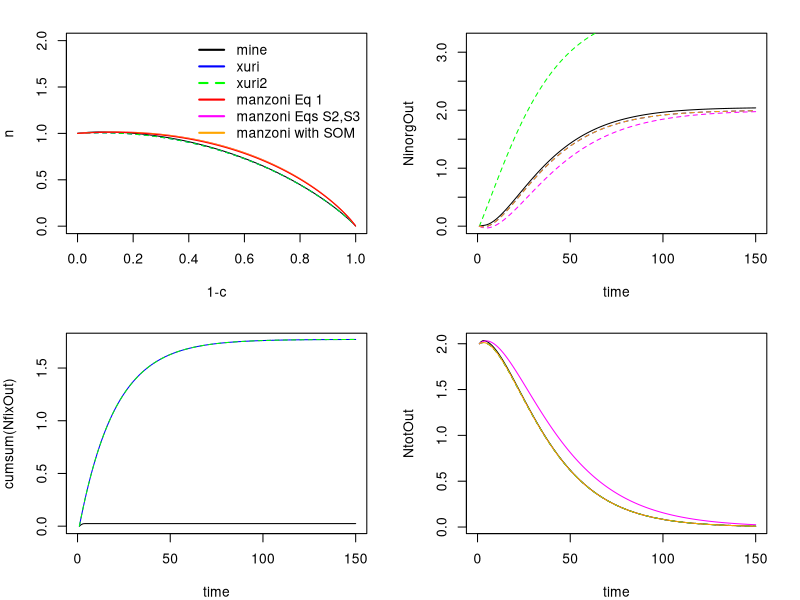

Recreate this plot in R.
## This program simulates the litter C and N mineralization with transformation
## into SOM, N mineralization and immobilization.

do.mine <- TRUE
do.xuri <- TRUE
do.xuri2 <- TRUE
do.manz <- TRUE
do.manzexpl <- TRUE
do.plot <- TRUE
do.mine2 <- TRUE

## Model parameters
rL <- 1/50           # litter N:C ratio
# rS <- 1/9.77         # soil N:C ratio
rS <- 1/10         # soil N:C ratio
rB <- 0.1            # microbial N:C ratio
rCR <- 0.45*rL^0.76  # critical N:C ratio, fit in Fig. 3 of Manzoni et al., 2008
eff <- rCR/rB        # carbon use efficiency of microbial growth, Eq.10 in XP14, and in Manzoni 08
tauLit <- 20         # litter turnover time
tauSom <- 20         # SOM turnover time
nsteps <- 150       # temporal integration steps

print("-------------------------")
print(paste("litter N:C      :",rL))
print(paste("critical N:C    :",rCR))
print(paste("litter C:N      :",1/rL))
print(paste("critical C:N    :",1/rCR))
print(paste("C use efficiency:",eff))
print("-------------------------")

## Initial litter C pool size
CLitInit <- 100
NinorgInit <- 0

## ### litter bag-type setup: Add 
## inCLit <- array(0,c(nsteps))
## inCLit[1] <- CLitInit
 
if (do.mine) {
	## ////////////////////////////////////
	## MY VERSION
	## -----------------------------------
	## Initial inorganic N pool size
	# Initial inorganic N pool size
	Ninorg <- NinorgInit

	## Initialise litter pool with CLitInit and its prescribed C:N ratio (rL)
	CLit <- CLitInit
	NLit <- CLitInit*rL
	CSom <- 0
	NSom <- 0

	## Initialise output variables with NA
	CLitOut <- array(NA,c(nsteps))
	NLitOut <- array(NA,c(nsteps))
	CSomOut <- array(NA,c(nsteps))
	NSomOut <- array(NA,c(nsteps))
	NinorgOut <- array(NA,c(nsteps))
	NfixOut <- array(0,c(nsteps))

	## Write to output of first time step
	CLitOut[1] <- CLit
	NLitOut[1] <- NLit
	CSomOut[1] <- CSom
	NSomOut[1] <- NSom
	NinorgOut[1] <- Ninorg

	## Record total N for budget check
	Ntot_before <- NLit + NSom + Ninorg

	## Record total N for budget check
	Ntot_before <- NLit + NSom + Ninorg

	## Integrate time steps
	for (i in 2:nsteps) {
		
		## Litter-C and -N decay with turnover time 'tauLit'
		dCLit <- 1/tauLit * CLit 
		dNLit <- 1/tauLit * NLit
		CLit <- CLit - dCLit 
		NLit <- NLit - dNLit 

		## Fraction 'eff' of Litter C decomposition added to SOM
		CSom <- CSom + dCLit * eff

		## N requirement is calculated so that rB (N:C ratio)
		## is maintained.
		Nreq_B <- dCLit * rCR  ## rCR = rB*eff

		## This is the N requirement to maintain rS (SOM N:C ratio)
		Nreq_S <- dCLit * eff * rS

		## Difference is acquired through N fixation ???
		Nfix   <- max( 0, Nreq_S - Nreq_B )

		## N supply is given by litter N decay ('dNLit')
		Nsuppl <- dNLit
		
		## If N supply is sufficient, mineralisation occurrs: positive (dNLit-Nreq).
		## otherwise, immobilisation occurrs: negative (dNLit-Nreq).
		## Thus, the balance for total organic N is:
		## dN/dt = -(dNLit - Nreq)
		##       = -(dCLit*rL - dCLit*eff*rB)
		##       = dCLit*(rCR - rL) , rCR=eff*rB ('critical' N:C ratio)
		## This corresponds to Eq. S3 in Manzoni et al., 2010
		netmin <- Nsuppl - Nreq_B
		
		if (netmin<0){
			req <- -netmin
			if (Ninorg>req){
				Ninorg <- Ninorg - req
			} else {
				avl <- Ninorg
				Ninorg <- Ninorg - avl
				Nfix <- Nfix + (req-avl)
			}
		}

		## Rest remains in the system: 
		rest <- dNLit - netmin
		NSom <- NSom + rest # rest = Nreq_B

		# Add Nfix to SOM ==> should maintain soil C:N ratio
		NSom <- NSom + Nfix

		## check N transfer to soil an implied N fixation
		req <- Nreq_S
		put <- rest + Nfix
		if (abs(put-req)>1e-12){
			print(paste('put - req', put-req))
		}

		## IMPORTANT:
		## N budget is only satisfied if rest=Nreq_B, but then soil C:N ratio is not satisfied.
		## Soil C:N ratio is only satisfied if rest=Nreq_S, but then N budget is not satisfied.
		## ==> something is wrong!!!

		## Because soil C:N ratio is slightly lower than microbial C:N ratio, there is a budget mismatch!
		## rest = Nreq_B
	  ## 	if (abs(rest-Nreq_S)>1e-9) {
		## 	print(paste(rest,Nreq_S))
		## }

		## Record total N for budget check
		Ntot_while <- NLit + NSom + Ninorg - (Nfix+sum(NfixOut))
		diff <- Ntot_while-CLitInit*rL-NinorgInit
		if (diff>1e-12) {print(paste('MINE ',i,'diff to initial Ntot ',diff))}

		## Check SOM C:N ratio
		RS_calc <- CSom/NSom
		if (abs(RS_calc-1/rS)>1e-9) {
			print( paste('MINE: soil C:N ', RS_calc) )			
		}

		
		## SOM decomposition
		dCSom <- 1/tauSom * CSom
		dNSom <- 1/tauSom * NSom
		CSom <- CSom - dCSom
		NSom <- NSom - dNSom
		
		## Mineralized SOM-N is added to inorganic N pool
		Ninorg <- Ninorg + dNSom
		
		# Write to output
		CLitOut[i] <- CLit
		NLitOut[i] <- NLit
		CSomOut[i] <- CSom
		NSomOut[i] <- NSom
		NinorgOut[i] <- Ninorg
		NfixOut[i] <- Nfix

	}

	## Define variables as in Manzoni et al., XXX
	smallc <- (CLitOut+CSomOut)/CLitInit	
	smalln <- (NLitOut+NSomOut)/(CLitInit*rL)

	CtotOut <- CLitOut + CSomOut
	NtotOut <- NLitOut + NSomOut

}

if (do.xuri) {
	# ////////////////////////////////////
	# XU-RI VERSION (manuscript 1)
	# ------------------------------------
	# Initialise litter pool with CLitInit and its prescribed C:N ratio (rL)
	CLit <- CLitInit
	NLit <- CLitInit*rL
	CSom <- 0
	NSom <- 0

	# Initial inorganic N pool size
	Ninorg <- NinorgInit

	# Initialise output variables with NA
	CLitOut_xuri <- array(NA,c(nsteps))
	NLitOut_xuri <- array(NA,c(nsteps))
	CSomOut_xuri <- array(NA,c(nsteps))
	NSomOut_xuri <- array(NA,c(nsteps))
	NinorgOut_xuri <- array(NA,c(nsteps))
	NfixOut_xuri <- array(0,c(nsteps))

	# Write to output of first time step
	CLitOut_xuri[1] <- CLit
	NLitOut_xuri[1] <- NLit
	CSomOut_xuri[1] <- CSom
	NSomOut_xuri[1] <- NSom
	NinorgOut_xuri[1] <- Ninorg


	# Record total N for budget check
	Ntot_before <- NLit + NSom + Ninorg

	# Integrate time steps
	for (i in 2:nsteps) {
		
		# Litter-C and -N decay with turnover time 'tauLit'
		dCLit <- 1/tauLit * CLit 
		dNLit <- 1/tauLit * NLit

		# carbon transfer from litter to SOM
		CLit <- CLit - dCLit 
		CSom <- CSom + dCLit * eff

		# nitrogen transfer from litter to SOM (Eq.4 in Xu-Ri)
		NLit <- NLit - dNLit
		NSom <- NSom + dCLit * eff * rCR
		# NSom <- NSom + dNLit ## what I would correct

		# add N fixation to SOM (Eq.8 in Xu-Ri)
		Nfix <- dCLit * eff * ( rS - rCR )
		# Nfix <- dCLit * eff * ( rS - rB )  ## what I would correct
		NSom <- NSom + Nfix

	  # net mineralisation = -1 * immobilisation (Eq.7 in Xu-Ri)
	  netmin <- dCLit * ( rL - rCR )

	  # add/remove net mineralisation to/from inorganic N pool
		Ninorg <- Ninorg + netmin

		# Record total N for budget check
		Ntot_while <- NLit + NSom + Ninorg - (Nfix+sum(NfixOut_xuri))
		diff <- Ntot_while-CLitInit*rL-NinorgInit
		if (diff>1e-12) {print(paste('XURI: ',i,'diff to initial Ntot ',diff))}

		# Check SOM C:N ratio
		RS_calc <- CSom/NSom
		if (abs(RS_calc-1/rS)>1e-9) {
			print( paste('XURI: soil C:N ', RS_calc) )			
		}
		
		# SOM decomposition
		dCSom <- 1/tauSom * CSom
		dNSom <- 1/tauSom * NSom
		CSom <- CSom - dCSom
		NSom <- NSom - dNSom
		
		# Mineralized SOM-N is added to inorganic N pool
		Ninorg <- Ninorg + dNSom
		
		# Write to output
		CLitOut_xuri[i] <- CLit
		NLitOut_xuri[i] <- NLit
		CSomOut_xuri[i] <- CSom
		NSomOut_xuri[i] <- NSom
		NinorgOut_xuri[i] <- Ninorg
		NfixOut_xuri[i] <- Nfix
											
	}

	# Define variables as in Manzoni et al., XXX
	smallc_xuri <- (CLitOut_xuri+CSomOut_xuri)/CLitInit	
	smalln_xuri <- (NLitOut_xuri+NSomOut_xuri)/(CLitInit*rL)

	CtotOut_xuri <- CLitOut_xuri + CSomOut_xuri
	NtotOut_xuri <- NLitOut_xuri + NSomOut_xuri

}

if (do.xuri2) {
	## ////////////////////////////////////
	## XU-RI VERSION (manuscript 2)
	## ------------------------------------
	## Initialise litter pool with CLitInit and its prescribed C:N ratio (rL)
	CLit <- CLitInit
	NLit <- CLitInit*rL
	CSom <- 0
	NSom <- 0

	## Initial inorganic N pool size
	Ninorg <- NinorgInit

	## Initialise output variables with NA
	CLitOut_xuri2 <- array(NA,c(nsteps))
	NLitOut_xuri2 <- array(NA,c(nsteps))
	CSomOut_xuri2 <- array(NA,c(nsteps))
	NSomOut_xuri2 <- array(NA,c(nsteps))
	NinorgOut_xuri2 <- array(NA,c(nsteps))
	NfixOut_xuri2 <- array(0,c(nsteps))

	## Write to output of first time step
	CLitOut_xuri2[1] <- CLit
	NLitOut_xuri2[1] <- NLit
	CSomOut_xuri2[1] <- CSom
	NSomOut_xuri2[1] <- NSom
	NinorgOut_xuri2[1] <- Ninorg


	## Record total N for budget check
	Ntot_before <- NLit + NSom + Ninorg

	## Integrate time steps
	for (i in 2:nsteps) {
		
		## Litter-C and -N decay with turnover time 'tauLit'
		dCLit <- 1/tauLit * CLit 

		## carbon transfer from litter to SOM
		CLit <- CLit - dCLit 
		CSom <- CSom + dCLit * eff

		## change in litter N (Eqs.2,6,9 in Xu-Ri)
		NminL <- dCLit * rCR
		Nimmo <- dCLit * ( rCR - rL )
		NLit <- NLit + Nimmo - NminL

		## transfer of litter N to SOM N (Eq.4 in Xu-Ri)
		NSom <- NSom + eff * NminL

		## add N fixation to SOM (Eq.12 in Xu-Ri)
		Nfix <- dCLit * eff * ( rS - rCR )
		NSom <- NSom + Nfix

		## check N transfer to soil an implied N fixation
		req <- rS*dCLit*eff
		put <- eff * NminL + Nfix
		if (abs(put-req)>1e-12){
			print(paste('put - req', put-req))
		}

	  ## net mineralisation = -1 * immobilisation (Eq.7 in Xu-Ri)
	  netmin <- (1-eff)*NminL - Nimmo 

	  ## add/remove net mineralisation to/from inorganic N pool
		Ninorg <- Ninorg + netmin

		## Record total N for budget check
		Ntot_while <- NLit + NSom + Ninorg - (Nfix+sum(NfixOut_xuri2))
		diff <- Ntot_while-CLitInit*rL-NinorgInit
		if (diff>1e-12) {print(paste('XURI2: ',i,'diff to initial Ntot ',diff))}

		## Check SOM C:N ratio
		RS_calc <- CSom/NSom
		if (abs(RS_calc-1/rS)>1e-9) {
			print( paste('XURI2: soil C:N ', RS_calc) )			
		}
		
		## SOM decomposition
		dCSom <- 1/tauSom * CSom
		dNSom <- 1/tauSom * NSom
		CSom <- CSom - dCSom
		NSom <- NSom - dNSom
		
		## Mineralized SOM-N is added to inorganic N pool
		Ninorg <- Ninorg + dNSom
		
		## Write to output
		CLitOut_xuri2[i] <- CLit
		NLitOut_xuri2[i] <- NLit
		CSomOut_xuri2[i] <- CSom
		NSomOut_xuri2[i] <- NSom
		NinorgOut_xuri2[i] <- Ninorg
		NfixOut_xuri2[i] <- Nfix
											
	}

	## Define variables as in Manzoni et al., XXX
	smallc_xuri2 <- (CLitOut_xuri2+CSomOut_xuri2)/CLitInit	
	smalln_xuri2 <- (NLitOut_xuri2+NSomOut_xuri2)/(CLitInit*rL)

	CtotOut_xuri2 <- CLitOut_xuri2 + CSomOut_xuri2
	NtotOut_xuri2 <- NLitOut_xuri2 + NSomOut_xuri2

}

if (do.manz) {
	## ////////////////////////////////////
	## MANZONI FORWARD VERSION 
	## based on (Eqs.S2 and S3) and without SOM
	## -----------------------------------
	## Initial inorganic N pool size
	Ninorg <- NinorgInit

	## Initialise litter pool with CLitInit and its prescribed C:N ratio (rL)
	CLit <- CLitInit
	NLit <- CLitInit*rL
	CSom <- 0
	NSom <- 0

	## Initialise output variables with NA
	CLitOut_manz <- array(NA,c(nsteps))
	NLitOut_manz <- array(NA,c(nsteps))
	NinorgOut_manz <- array(NA,c(nsteps))
	NfixOut_manz <- array(0,c(nsteps))

	## Write to output of first time step
	CLitOut_manz[1] <- CLit
	NLitOut_manz[1] <- NLit
	NinorgOut_manz[1] <- Ninorg

	## Record total N for budget check
	Ntot_before <- NLit + Ninorg

	## Integrate time steps
	for (i in 2:nsteps) {
		
		## Litter-C and -N decay with turnover time 'tauLit'
		Decomp <- 1/tauLit * CLit ## corresponds to 'D' in Manz.

		## C loss, eq.S2
		dCLit <- Decomp * (1-eff) 

		## net mineralisation, eq.S3
		dNLit <- Decomp * ( NLit/CLit - rCR )

		## update litter
		CLit <- CLit - dCLit
		NLit <- NLit - dNLit
		
		## Mineralized SOM-N is added to inorganic N pool
		Ninorg <- Ninorg + dNLit
		
		## Where does fixation come into play?
		Nfix <- 0

		# Write to output
		CLitOut_manz[i] <- CLit
		NLitOut_manz[i] <- NLit
		NinorgOut_manz[i] <- Ninorg
		NfixOut_manz[i] <- Nfix

	}

	## Define variables as in Manzoni et al., XXX
	smallc_manz <- (CLitOut_manz)/CLitInit	
	smalln_manz <- (NLitOut_manz)/(CLitInit*rL)

	CtotOut_manz <- CLitOut_manz
	NtotOut_manz <- NLitOut_manz

}

if (do.mine2) {
	## ////////////////////////////////////
	## MY INTERPRETATION OF MANZONI WITH A SOM POOL 
	## based on (Eqs.S2 and S3) including a SOM pool
	## -----------------------------------
	## Initial inorganic N pool size
	Ninorg <- NinorgInit

	## Initialise litter pool with CLitInit and its prescribed C:N ratio (rL)
	CLit <- CLitInit
	NLit <- CLitInit*rL
	CSom <- 0
	NSom <- 0

	## Initialise output variables with NA
	CLitOut_mine2 <- array(NA,c(nsteps))
	NLitOut_mine2 <- array(NA,c(nsteps))
	CSomOut_mine2 <- array(NA,c(nsteps))
	NSomOut_mine2 <- array(NA,c(nsteps))
	NinorgOut_mine2 <- array(NA,c(nsteps))
	NfixOut_mine2 <- array(0,c(nsteps))

	## Write to output of first time step
	CLitOut_mine2[1] <- CLit
	NLitOut_mine2[1] <- NLit
	CSomOut_mine2[1] <- CSom
	NSomOut_mine2[1] <- NSom
	NinorgOut_mine2[1] <- Ninorg

	## Record total N for budget check
	Ntot_before <- NLit + Ninorg

	## Integrate time steps
	for (i in 2:nsteps) {

		## Litter-C and -N decay with turnover time 'tauLit'
		dCLit <- 1/tauLit * CLit 
		dNLit <- 1/tauLit * NLit

		## update litter
		CLit <- CLit - dCLit 
		NLit <- NLit - dNLit 
		
		## amount C and N transferred to soil
		dCSom <- eff * dCLit
		dNSom <- eff * dCLit * rB

		## update soil
		CSom <- CSom + dCSom
		NSom <- NSom + dNSom

		## net litter N mineralisation is difference between N from litter turnover and N fixed into SOM
		netmin <- dNLit - dNSom
		
		## Mineralized SOM-N is added to inorganic N pool
		Ninorg <- Ninorg + netmin
		
		## Where does fixation come into play?
		Nfix <- 0

		## SOM decomposition
		dCSom <- 1/tauSom * CSom
		dNSom <- 1/tauSom * NSom
		CSom <- CSom - dCSom
		NSom <- NSom - dNSom
		
		## Mineralized SOM-N is added to inorganic N pool
		Ninorg <- Ninorg + dNSom

		# Write to output
		CLitOut_mine2[i] <- CLit
		NLitOut_mine2[i] <- NLit
		CSomOut_mine2[i] <- CSom
		NSomOut_mine2[i] <- NSom
		NinorgOut_mine2[i] <- Ninorg
		NfixOut_mine2[i] <- Nfix

	}

	## Define variables as in Manzoni et al., XXX
	smallc_mine2 <- (CLitOut_mine2)/CLitInit	
	smalln_mine2 <- (NLitOut_mine2)/(CLitInit*rL)

	CtotOut_mine2 <- CLitOut_mine2 + CSomOut_mine2
	NtotOut_mine2 <- NLitOut_mine2 + NSomOut_mine2

}


if (do.manzexpl) {
	## ////////////////////////////////////
	## MANZONI EXPLICIT VERSION 
	## based on Eq.1 and without SOM
	## -----------------------------------
	rL0 <- rL
	n_manz <- function( c_manz, rL ){
		# rL <- 1/54           # litter N:C ratio
		rB <- 0.1            # microbial N:C ratio
		rCR <- 0.45*rL^0.76  # critical N:C ratio, fit in Fig. 3 of Manzoni et al., 2008
		eff <- rCR/rB        # carbon use efficiency of microbial growth, Eq.10 in XP14, and in Manzoni 08
		n_manz <- c_manz * rB/rL0 + ( 1 - rB/rL0 ) * c_manz^(1/(1-eff))
	}

	# ... and apply this function to a decaying litter C pool (c_manz)
	c_manz <- seq( from=1, to=0, by=-0.001 )
	n_manz_out <- lapply( c_manz, FUN=n_manz, rL=rL )
	n_manz_out <- unlist( n_manz_out )	
}
# Alternatively, we can implement Eq.1 of Manzoni et al., 2008 directly as a function (n_manz) ...
	

if (do.plot) {
	## ////////////////////////////////////
	## Plot the whole thing
	## -----------------------------------
	time <- seq(1,nsteps)

	# pdf("littermin_overview.pdf")
	par(mfrow=c(2,2), mar=c(4,4,2,2))

	# plot( time, CLitOut, , type='l', col='blue' , xlim=c(0,nsteps), ylim=c(0,CLitInit))
	# par(new=TRUE)
	# plot( time, CSomOut, , type='l', col='red'  , xlim=c(0,nsteps), ylim=c(0,CLitInit))
	#plot( time, (CLitOut+CSomOut)/(NLitOut+NSomOut), , type='l', col='blue')#, xlim=c(0,nsteps), ylim=c(0,2000))
	#par(new=TRUE)
	#plot( time, CSomOut, , type='l', col='red', xlim=c(0,nsteps), ylim=c(0,2000))
	# , xlim=c(0,nsteps), ylim=c(0,CLitInit))
	#par(new=TRUE)
	#plot( time, NLitOut, , type='l', col='red'  , xlim=c(0,nsteps), ylim=c(0,CLitInit*rL))
	#plot( time, smalln, , type='l', col='red'  , xlim=c(0,nsteps), ylim=c(0,3))
	#par(new=TRUE)

	## This reproduces Figure 1 in Manzoni et al., 2008
	plot( 1-smallc, smalln, , type='l', xlab="1-c", ylab="n", xlim=c(0,1), ylim=c(0,2))
	if (do.xuri)  {lines( 1-smallc_xuri, smalln_xuri, col="blue", lty=2  )}
	if (do.xuri2) {lines( 1-smallc_xuri2, smalln_xuri2, col="green", lty=2 )}
	if (do.manz) {lines( 1-smallc_manz, smalln_manz, col="magenta" )}
	if (do.mine2) {lines( 1-smallc_manz, smalln_manz, col="orange" )}
	if (do.manzexpl) {lines( 1-c_manz, n_manz_out, col="red" )}
	legend( "topright", c("mine","xuri","xuri2","manzoni Eq 1", "manzoni Eqs S2,S3", "manzoni with SOM"), lwd=2, bty="n", col=c("black","blue","green","red","magenta","orange"), lty=c(1,1,2,1,1,1) )

	# Inorganic N pool over time
	print(NinorgOut)
	plot( time, NinorgOut, type='l', xlim=c(0,nsteps), ylim=c(0,3.2))
	if (do.xuri)  {lines( time, NinorgOut_xuri, col='blue', lty=2 )}
	if (do.xuri2) {lines( time, NinorgOut_xuri2, col='green', lty=2 )}
	if (do.manz) {lines( time, NinorgOut_manz, col='magenta', lty=2 )}
	if (do.mine2) {lines( time, NinorgOut_mine2, col='orange', lty=2 )}

	## N fixation over time
	plot( time, cumsum(NfixOut), type='l', xlim=c(0,nsteps), ylim=c(0,1.76))
	if (do.xuri)  {lines( time, cumsum(NfixOut_xuri), col='blue' )}
	if (do.xuri2) {lines( time, cumsum(NfixOut_xuri2), col='green', lty=2 )}

	## Organic N pool over time
	plot( time, NtotOut, type='l', xlim=c(0,nsteps) )
	if (do.xuri)  {lines( time, NtotOut_xuri, col="blue", lty=2  )}
	if (do.xuri2) {lines( time, NtotOut_xuri2, col="green", lty=2 )}
	if (do.manz) {lines( time, NtotOut_manz, col="magenta" )}
	if (do.mine2) {lines( time, NtotOut_mine2, col="orange" )}
	# if (do.manzexpl) {lines( time, n_manz_out*CLitInit*rL, col="red" )}
	
	# dev.off()

	## ==> N fixation is much higher in the Xu-Ri Version but it seems not to be higher than necessary

}
